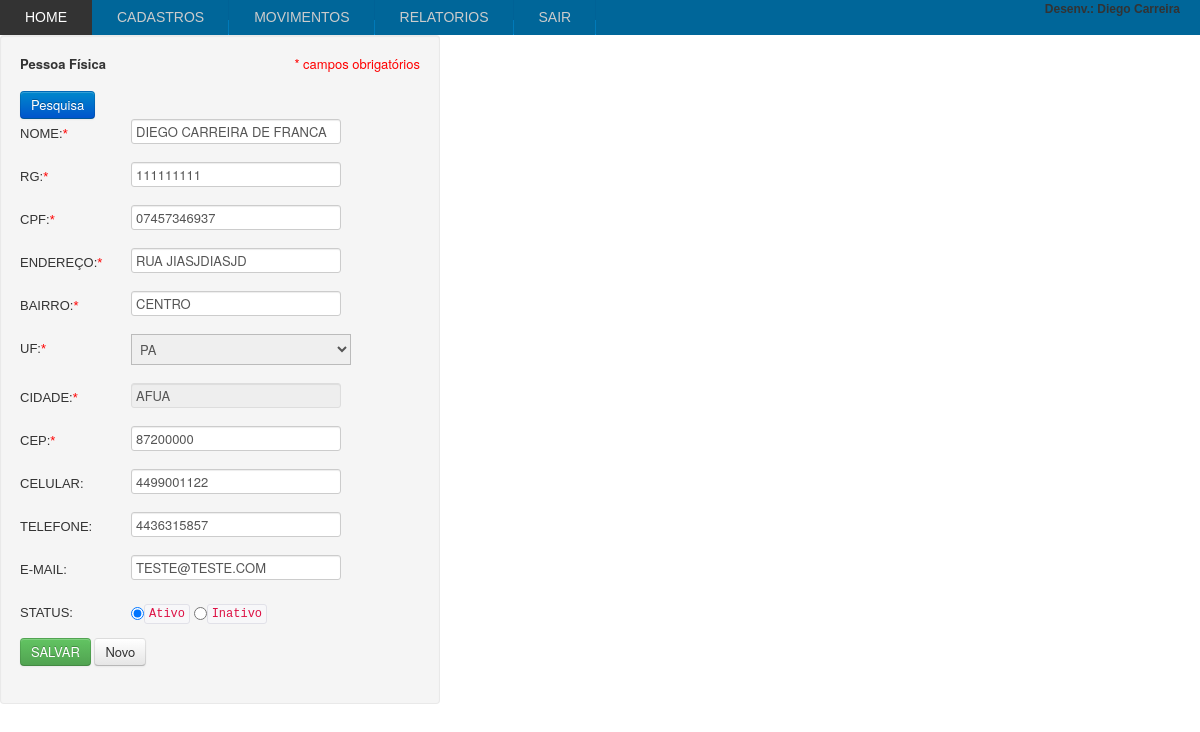
The page /cadastraClienteF.php?id=1 (signed in) on the database its author committed.
### tables this page shows
Create table clifor (
	idclifor Int NOT NULL AUTO_INCREMENT,
	uf Int NOT NULL,
	cidade Int NOT NULL,
	nome Varchar(40),
	ierg Varchar(10),
	cnpjcpf Varchar(15),
	tipo Char(1),
	endereco Varchar(40),
	bairro Varchar(30),
	cep Bigint,
	telefone Bigint,
	celular Bigint,
	email Varchar(30),
	status enum('1','2') NOT NULL default '1',
	razsoc Varchar(40),
	fantasia Varchar(40),
 Primary Key (idclifor));

Create table cidade (
	idcid Int NOT NULL AUTO_INCREMENT,
	nome Varchar(100),
	uf Int NOT NULL,
 Primary Key (idcid));

Create table uf (
	iduf Int NOT NULL AUTO_INCREMENT,
	sigla Char(2),
	descricao Varchar(30),
 Primary Key (iduf));

### cadastraClienteF.php (the view, shortened to what this page needs)
<?php error_reporting(E_ERROR | E_PARSE);
	$nome = '';
	$rg = '';
	$cpf = '';
	$endereco = '';
	$bairro = '';
	$uf = '';
	$nome_cidade = '';
	$cep = '';
	$celular = '';
	$telefone = '';
	$email = '';
	if (isset($_GET['id']) ) {
		$id = (int) $_GET['id'];
		$sql = "select * from clifor where idclifor = '$id'";
		$resultado = mysql_query($sql);
		$linha = mysql_fetch_array($resultado);
		$nome = $linha['nome'];
		$rg = $linha['ierg'];
		$cpf = $linha['cnpjcpf'];
		$endereco = $linha['endereco'];
		$bairro = $linha['bairro'];
		$uf = $linha['uf'];
		$cidade = $linha['cidade'];
		$cep = $linha['cep'];
		$celular = $linha['celular'];
		$telefone = $linha['telefone'];
		$email = $linha['email'];
		$sql_cidade = "select cidade.nome, cidade.idcid, uf.sigla, uf.iduf from cidade,uf
		where cidade.idcid = '$cidade' and uf.iduf = '$uf'" ;
			$resultado_cidade = mysql_query($sql_cidade);
			$linha_cidade = mysql_fetch_array($resultado_cidade);
			 $uf = $linha_cidade['iduf'];
			 $sigla = $linha_cidade['sigla'];
			 $nome_cidade = $linha_cidade['nome'];
	}
			?>
<!DOCTYPE html PUBLIC "-//W3C//DTD XHTML 1.0 Transitional//EN" "http://www.w3.org/TR/xhtml1/DTD/xhtml1-transitional.dtd">
<html xmlns="http://www.w3.org/1999/xhtml">
<head>
<link href="estilo.css" rel="stylesheet" type="text/css" />
<?php include 'links-tb.php'; ?>
</head>
<body onLoad="document.formClienteF.nome.focus()">
<div id="cadastro" class="well" >
	<form name="formClienteF" id="formClienteF"  method="post" action="cadastraClienteF.php" class="" onSubmit="return valida_form(this)"  >
    <fieldset class="">
	<b>Pessoa Física</b>
    <font class="red right">* campos obrigatórios</font>
    <br /><br />
    <a href="pesquisaClienteF.php" class="btn btn-primary" >Pesquisa</a>
	<p>
        <label for="nome">
            Nome:<font class="red">*</font>
        </label>
        <input class="" type="text" name="nome" id="nome" size="40" maxlength="40" value="<?php echo $nome; ?>" alt="valida"  autofocus required/>
    </p>
	<p><label for="rg">
    	RG:<font class="red">*</font>
    </label>
<input class="" type="text"  name="rg" id="rg" size="40" maxlength="9" placeholder="" value="<?php echo $rg; ?>" alt="valida" required/></p>
	<p><label  class="control-label" for="cpf">
    	CPF:<font class="red">*</font>
    </label>
    <input type="text" name="cpf" id="cpf" size="40" maxlength="11" placeholder="apenas os numeros" value="<?php echo $cpf; ?>"  alt="valida" onBlur="verifica_CPF(formClienteF)" required class="control-group alert-error"/></p>
	<p><label for="endereco">
    	Endereço:<font class="red">*</font>
    </label>
    <input type="text" name="endereco" id="endereco" size="40" maxlength="40"  value="<?php echo $endereco; ?>"  alt="valida" required/></p>
	<p><label for="bairro">
    	Bairro:<font class="red">*</font>
    </label>
    <input type="text" name="bairro" id="bairro" size="40" maxlength="30" value="<?php echo $bairro; ?>" alt="valida" required /></p>
	 <p><label for="uf">
     	UF:<font class="red">*</font>
     </label>
    <select name="uf" id="uf" size="1" maxlength="2" alt="valida" onChange="abreJanela(uf.value,form.name)">
            <option value="<?php echo $uf; ?>"><?php echo $sigla; ?></option>
    </select>
    </p>
    <p><label for="cidade">
    	Cidade:<font class="red">*</font>
    </label>
    <input type="text" name="cidade" id="cidade" size="40" maxlength="40" value="<?php echo $nome_cidade; ?>" alt="valida" readonly
    onclick="abreJanela(uf.value,form.name)" required/></p>
	<p><label for="cep">
    	CEP:<font class="red">*</font>
    </label>
    <input type="text" name="cep" id="cep" size="40" maxlength="8" placeholder="apenas os numeros"  value="<?php echo $cep; ?>"
    alt="valida" required/>
    </p>
    <p><label for="celular">Celular:</label>
    <input type="text" name="celular" id="celular" size="40" maxlength="10"  value="<?php echo $celular; ?>" alt="" /></p>
	<p><label for="telefone">Telefone:</label>
    <input type="text" name="telefone" id="telefone" size="40" maxlength="11"  value="<?php echo $telefone; ?>" alt="" /></p>
    </p><label for="email">E-mail:</label>
    <input type="text" name="email" id="email" size="40" maxlength="60" value="<?php echo $email; ?>" alt="" /></p>
    <p><label for="status">Status:</label>
    <input type="radio" name="status" id="status" value="1" checked="checked"  /><code>Ativo</code>
    <input type="radio" name="status" id="status" value="2" /><code>Inativo</code>
    </p>
    <input type="submit"  name="salvar" id="salvar" value="Salvar" class="btn btn-success"/>
    <a href="cadastraClienteF.php" class="btn" >Novo</a>
 </fieldset>
</form>
</div>
</body>
</html>

### estilo.css (style rules this page uses)
body { margin:0px; padding:0px; width:100%; height:100%; }
* { text-decoration:none; }
label { width: 111px; font-family:Verdana, Arial, Helvetica, sans-serif; font-size: 12px; float: left; margin-top: 6px; text-transform:uppercase; }
input { text-transform:uppercase; }
#cadastro { width:400px; }
.red { color:#FF0000; }
.right { float:right; }

### rows shown on the page
clifor: nome "DIEGO CARREIRA DE FRANCA", rg "111111111", cpf "07457346937", endereco "RUA JIASJDIASJD", bairro "CENTRO", cep "87200000", celular "4499001122", telefone "4436315857", email "TESTE@TESTE.COM"
cidade: uf "PA", cidade "AFUA"
